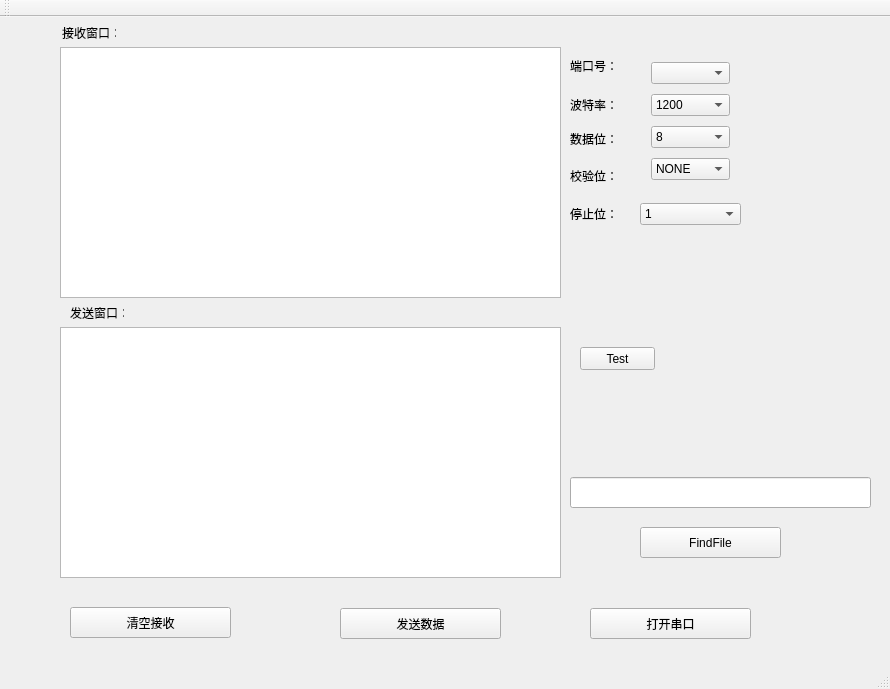
<?xml version="1.0" encoding="UTF-8"?>
<ui version="4.0">
 <class>MainWindow</class>
 <widget class="QMainWindow" name="MainWindow">
  <property name="geometry">
   <rect>
    <x>0</x>
    <y>0</y>
    <width>890</width>
    <height>689</height>
   </rect>
  </property>
  <property name="windowTitle">
   <string>MainWindow</string>
  </property>
  <widget class="QWidget" name="centralWidget">
   <widget class="QLabel" name="label">
    <property name="geometry">
     <rect>
      <x>62</x>
      <y>10</y>
      <width>54</width>
      <height>12</height>
     </rect>
    </property>
    <property name="text">
     <string>接收窗口：</string>
    </property>
   </widget>
   <widget class="QLabel" name="label_2">
    <property name="geometry">
     <rect>
      <x>570</x>
      <y>43</y>
      <width>54</width>
      <height>12</height>
     </rect>
    </property>
    <property name="text">
     <string>端口号：</string>
    </property>
   </widget>
   <widget class="QLabel" name="label_3">
    <property name="geometry">
     <rect>
      <x>570</x>
      <y>82</y>
      <width>54</width>
      <height>12</height>
     </rect>
    </property>
    <property name="text">
     <string>波特率：</string>
    </property>
   </widget>
   <widget class="QLabel" name="label_4">
    <property name="geometry">
     <rect>
      <x>570</x>
      <y>116</y>
      <width>54</width>
      <height>12</height>
     </rect>
    </property>
    <property name="text">
     <string>数据位：</string>
    </property>
   </widget>
   <widget class="QLabel" name="label_5">
    <property name="geometry">
     <rect>
      <x>570</x>
      <y>153</y>
      <width>54</width>
      <height>12</height>
     </rect>
    </property>
    <property name="text">
     <string>校验位：</string>
    </property>
   </widget>
   <widget class="QLabel" name="label_6">
    <property name="geometry">
     <rect>
      <x>570</x>
      <y>191</y>
      <width>54</width>
      <height>12</height>
     </rect>
    </property>
    <property name="text">
     <string>停止位：</string>
    </property>
   </widget>
   <widget class="QComboBox" name="stopBox">
    <property name="geometry">
     <rect>
      <x>640</x>
      <y>186</y>
      <width>101</width>
      <height>22</height>
     </rect>
    </property>
    <item>
     <property name="text">
      <string>1</string>
     </property>
    </item>
    <item>
     <property name="text">
      <string>2</string>
     </property>
    </item>
   </widget>
   <widget class="QLabel" name="label_7">
    <property name="geometry">
     <rect>
      <x>70</x>
      <y>290</y>
      <width>54</width>
      <height>12</height>
     </rect>
    </property>
    <property name="text">
     <string>发送窗口：</string>
    </property>
   </widget>
   <widget class="QPushButton" name="clearRecvButton">
    <property name="geometry">
     <rect>
      <x>70</x>
      <y>590</y>
      <width>161</width>
      <height>31</height>
     </rect>
    </property>
    <property name="text">
     <string>清空接收</string>
    </property>
   </widget>
   <widget class="QPushButton" name="SendDButton">
    <property name="geometry">
     <rect>
      <x>340</x>
      <y>591</y>
      <width>161</width>
      <height>31</height>
     </rect>
    </property>
    <property name="text">
     <string>发送数据</string>
    </property>
   </widget>
   <widget class="QPushButton" name="OpenSeriButton">
    <property name="geometry">
     <rect>
      <x>590</x>
      <y>591</y>
      <width>161</width>
      <height>31</height>
     </rect>
    </property>
    <property name="text">
     <string>打开串口</string>
    </property>
   </widget>
   <widget class="QLineEdit" name="pathEdit">
    <property name="geometry">
     <rect>
      <x>570</x>
      <y>460</y>
      <width>301</width>
      <height>31</height>
     </rect>
    </property>
   </widget>
   <widget class="QWidget" name="layoutWidget">
    <property name="geometry">
     <rect>
      <x>640</x>
      <y>30</y>
      <width>101</width>
      <height>151</height>
     </rect>
    </property>
    <layout class="QVBoxLayout" name="verticalLayout">
     <item>
      <widget class="QComboBox" name="portBox"/>
     </item>
     <item>
      <widget class="QComboBox" name="baudBox">
       <item>
        <property name="text">
         <string>1200</string>
        </property>
       </item>
       <item>
        <property name="text">
         <string>9600</string>
        </property>
       </item>
       <item>
        <property name="text">
         <string>14400</string>
        </property>
       </item>
       <item>
        <property name="text">
         <string>19200</string>
        </property>
       </item>
       <item>
        <property name="text">
         <string>38400</string>
        </property>
       </item>
       <item>
        <property name="text">
         <string>56000</string>
        </property>
       </item>
       <item>
        <property name="text">
         <string>115200</string>
        </property>
       </item>
      </widget>
     </item>
     <item>
      <widget class="QComboBox" name="BitNumBox">
       <item>
        <property name="text">
         <string>8</string>
        </property>
       </item>
       <item>
        <property name="text">
         <string>7</string>
        </property>
       </item>
       <item>
        <property name="text">
         <string>6</string>
        </property>
       </item>
       <item>
        <property name="text">
         <string>5</string>
        </property>
       </item>
      </widget>
     </item>
     <item>
      <widget class="QComboBox" name="ParityBox">
       <item>
        <property name="text">
         <string>NONE</string>
        </property>
       </item>
       <item>
        <property name="text">
         <string>奇数</string>
        </property>
       </item>
       <item>
        <property name="text">
         <string>偶数</string>
        </property>
       </item>
      </widget>
     </item>
    </layout>
   </widget>
   <widget class="QTextEdit" name="RectextEdit">
    <property name="geometry">
     <rect>
      <x>60</x>
      <y>30</y>
      <width>501</width>
      <height>251</height>
     </rect>
    </property>
   </widget>
   <widget class="QTextEdit" name="sendtextEdit">
    <property name="geometry">
     <rect>
      <x>60</x>
      <y>310</y>
      <width>501</width>
      <height>251</height>
     </rect>
    </property>
   </widget>
   <widget class="QPushButton" name="FindFileButton">
    <property name="geometry">
     <rect>
      <x>640</x>
      <y>510</y>
      <width>141</width>
      <height>31</height>
     </rect>
    </property>
    <property name="text">
     <string>FindFile</string>
    </property>
   </widget>
   <widget class="QPushButton" name="TestButton">
    <property name="geometry">
     <rect>
      <x>580</x>
      <y>330</y>
      <width>75</width>
      <height>23</height>
     </rect>
    </property>
    <property name="text">
     <string>Test</string>
    </property>
   </widget>
  </widget>
  <widget class="QMenuBar" name="menuBar">
   <property name="geometry">
    <rect>
     <x>0</x>
     <y>0</y>
     <width>890</width>
     <height>23</height>
    </rect>
   </property>
  </widget>
  <widget class="QToolBar" name="mainToolBar">
   <attribute name="toolBarArea">
    <enum>TopToolBarArea</enum>
   </attribute>
   <attribute name="toolBarBreak">
    <bool>false</bool>
   </attribute>
  </widget>
  <widget class="QStatusBar" name="statusBar"/>
 </widget>
 <layoutdefault spacing="6" margin="11"/>
 <resources/>
 <connections/>
</ui>
